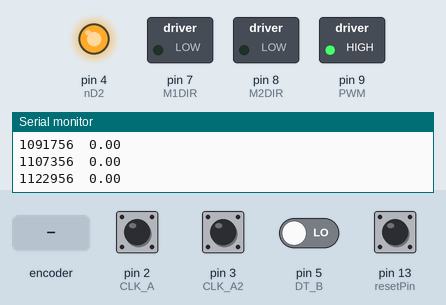
This sketch was run on a simulated Arduino Mega 2560, built with avr-gcc and run on an emulated ATmega2560. On the bench: switched loads named in the sketch (green lamp = pin HIGH), output pins drawn as LEDs (lit = HIGH), the last lines printed to the serial monitor. Inputs (shaded band) come from the test bench; at power-on: pin 2 (CLK_A), pin 3 (CLK_A2), pin 13 (resetPin) HIGH, pin 5 (DT_B) LOW.

Above: at 1.2 s.
1.3 s: rotary encoder on pin 2 (CLK_A) / pin 5 (DT_B) turned 3 steps (first pin leading)
At 1.63 s:
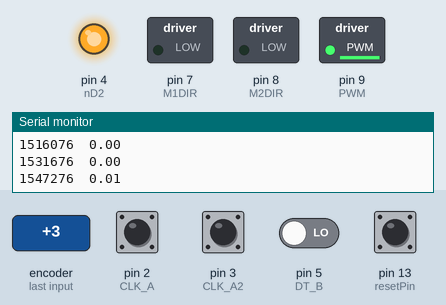
3.4 s: pin 13 (resetPin) pulled LOW for 0.15 s
At 4.7 s:
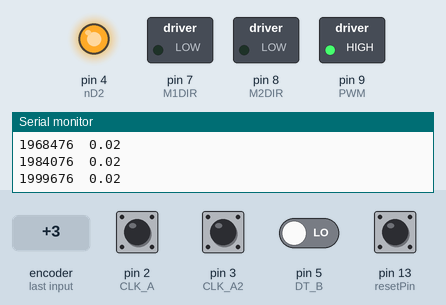
Timing chart, 0 to 6.4 s (numbered marks = the images above; inputs shaded):
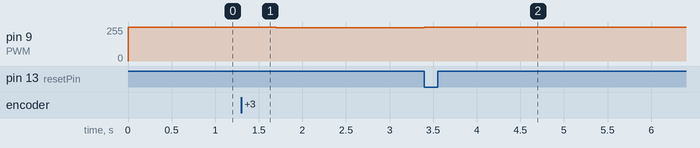

The sketch:

miniProjectStepResponseVsMatlabCLOSEDLOOP.ino
```cpp
//Team Super Awesome Mega Cool Mini Project
//2/26/2023

//include Wire.h and address for easy i2c communication between the arduino and pi
#include <Wire.h>
#define SLAVE_ADDRESS 0x04
//the arduino by default will use A4 and A5 for sending and recieving data.

//*****
//pin out definitions for where everything should be connected to.
//*****

//encoder pins for left (1) and right (2) encoders
#define CLK_A 2
#define DT_B 5

#define CLK_A2 3
#define DT_B2 6

//motor pins
#define PWM 9
#define M1DIR 7
#define M2DIR 8
#define nD2 4

//pin for a button that can reset the current motor position to be the starting zero position.
#define resetPin 13


//*****
//creates global variables that will be used in the future.
//*****

//global variables for left (1st) encoder
int count=0;
int A;
int B;
int Alast;
int Blast;
double velocityLeft=0;
unsigned long time1;
int deltaTimeLeft=0;
double thetaLeftNew=0;
double thetaLeftOld=0;

//global variables for right (2nd) encoder.
int count2=0;
int A_2;
int B_2;
int Alast2;
int Blast2;
double velocityRight=0;
unsigned long time2;
int deltaTimeRight=0;
double thetaRightNew=0;
double thetaRightOld=0;

//defines constant variables that will be used in the future.
double const radius=0.05;
double const b = 0.1;

//defines and sets starting positions for the robot.
double posX=0;
double posY=0;
double theta=0;

//setpoint that is read over i2c communcation that will tell the motor which position to move to. (will range from 1-4)
int setpoint = 0;


//*****
//transfer function values
//*****

float previousError = 0;
float integralError = 0;

//use previous micros starting at zero to serve as a starting point for the sample rate of the main program
int interval = 5000; //use as the sample rate (the amount of time that the program should wait between sampling values)

//use the encoder code to repeatedly calculate a value for the angular position of the wheels
double previousAngularPosition = 0;
double currentAngularPosition = 0;

//the targetAngularPosition will be changed via the Aruco camera to 0, pi/2, pi, or 3pi/2
double pi = 3.14159;
double targetAngularPosition = 1;

double angularVelocity = 0; //use the previous angularPosition and compare with the current angular position as well as the interval rate (time over which the position has changed)
//in order to determine the angularVelocity of the wheel

unsigned long previousmicros = 0;


void setup() {

  // Starts Serial to be able to print out and read encoder values
  Serial.begin(9600);

  // initialize i2c as slave
  Wire.begin(SLAVE_ADDRESS);

  //define callbacks for i2c communication
  Wire.onReceive(receiveData);
  Wire.onRequest(sendData);
  Serial.println("Ready!");


  //defines the different pins on the Arduino as inputs to read the values of the encoder.
  //pin for a button that can reset the current motor position to be the starting zero position.
  pinMode(resetPin, INPUT_PULLUP);

  //pinmode for both motor encoders
  pinMode(CLK_A, INPUT);
  pinMode(DT_B, INPUT);
  pinMode(CLK_A2, INPUT);
  pinMode(DT_B2, INPUT);

  //pinmode for the motor and motor shield
  pinMode(M1DIR, OUTPUT);
  pinMode(M2DIR, OUTPUT);
  pinMode(PWM, OUTPUT);
  pinMode(nD2, OUTPUT);

  //immediately set D2 to high to allow motor to be moved
  digitalWrite(nD2, HIGH);

  //defines Alast which will immediently be used in the loop for monitoring the count rotation state of the encoder.
  Alast = digitalRead(CLK_A);
  Alast2 = digitalRead(CLK_A2);

  //attachs the interrupt function
  //uses 0 or 1 for either the 2nd or 3rd pin interrupt, the function assossiacted with the interupt, and change in A.
  attachInterrupt(0,A_ISR , CHANGE);
  attachInterrupt(1,A_ISR2, CHANGE);

  //set the starting times to the current time
  time1=micros();
  time2=micros();

  //prints out the starting position values and time
  output();
  //delay(1000);
}


/// BEGIN MAIN


void loop() {
  //checks every loop to see if the button is reset to reset the count to 0.
  if(digitalRead(resetPin) == 0){
    count = 0;
  }
  //update the current time
  unsigned long currentmicros = micros();

  //using the given sampling rate only sample when the rate has occurred
  if (currentmicros - previousmicros >= interval) {


    //Constants for the controller (change to best fit the system)
    float const Kp = 1;
    float const Kd = 0;
    float const Ki = 0.5;

    //find the change in time in seconds
    float changeInTime = ((float)(currentmicros = previousmicros))/(1000000);
    previousmicros = currentmicros;

    //reads the current angular postion in radians
    currentAngularPosition = toRadians(count);

    //current ERROR (distance between desired pos and current pos)
    float error = targetAngularPosition - currentAngularPosition;

    //derivative of the error (not used or needed in this iteration)
    //float derivativeError = (error - previousError)/(changeInTime);

    //integral of the error
    integralError = integralError + error*changeInTime;

    //computation of the integral and derivative terms u(t) using the previously defined values
    float ut = Kp*error + Ki*integralError;

    //power the motor with speed and direction!
    //we want the PWM to be our control signal u(t), since PWM is always between 0 and 255 take the abs(ut);
    float pwr = fabs(ut * 255);
    //pwr cannot exceed 255
    if(pwr > 255)
      pwr = 255;
    //set an initial direction for the motor to move
    int dir = 1;
    //direction is forward (1) if ut > 0 and direction is backward/reverse if ut < 0
    if(ut < 0)
      dir= -1;

    //call the motor function and pass the direction the motor should move and the PWM power to be supplied
    powerMotor(dir, pwr);

    //current error becomes previous error as the loop finishes
    previousError = error;

    //outputs serveral values for debugging and simulation needs.
    if(micros() <= (2000000)){
      output();
    }
    //at the end of our sampling check to ensure that the duration we have spent taking our sample has not exceeded our actual sample rate
    //in the case that it has exceeded the sampling rate print an error
    if(currentmicros - previousmicros >= interval){
      Serial.print("ERROR: RUN TIME HAS EXCEEDED SAMPLING TIME");
    }

    //Serial.println("END SAMPLE PERIOD");
  }

}


//END MAIN


void A_ISR(){
  //This is the ISR function that triggers anytime that there is a change in A.

  //reads the current values of A and B
  A=digitalRead(CLK_A);
  B=digitalRead(DT_B);

  //checks whether the the encoder is moving clockwise or counter clockwise based on the current and past value of A and the current state of B.
  if(A != Alast){
    if(digitalRead(DT_B)!=A){
      count++;
    }else{
      count--;
    }
  }
  //updates the last value of A
  Alast=A;

}

void A_ISR2(){
  //This is the ISR function that triggers anytime that there is a change in A2.

  //reads the current values of A and B
  A_2=digitalRead(CLK_A2);
  B_2=digitalRead(DT_B2);

  //checks whether the the encoder is moving clockwise or counter clockwise based on the current and past value of A and the current state of B.
  if(A_2 != Alast2){
    if(digitalRead(DT_B2)!=A_2){
      count2++;
    }else{
      count2--;
    }
  }
  //updates the last value of A
  Alast2=A_2;

}

void output() {
  //grabs the new current theta position for each wheel in radians
  thetaLeftNew = toRadians(count);
  thetaRightNew = toRadians(count2);

  //Updates the left and right wheel velocities every time the output function is called, giving a good average velocity
  //Before doing this it checks to see if there is a time difference as not to produce an error or infinity value when dividing by 0
  if(micros()-time1 != 0)
  velocityLeft = radius * 1000000.0*(thetaLeftNew - thetaLeftOld)/(micros()-time1);

  if(micros()-time2 != 0)
  velocityRight = radius * 1000000.0*(thetaRightNew - thetaRightOld)/(micros()-time2);

  //updates the last time the output was called and the moves the newly read theta value into the old theta value
  time1 = micros();
  time2 = micros();
  thetaLeftOld = thetaLeftNew;
  thetaRightOld = thetaRightNew;

  //calculates the X, Y, and phi positions using the given equations
  posX = posX + cos(theta)*(velocityLeft + velocityRight)/2.0;
  posY = posY + sin(theta)*(velocityLeft + velocityRight)/2.0;
  theta = theta + ( 1/b*(velocityLeft - velocityRight) );

  //prints out all the associated values to the terminal
  Serial.print( micros() );
  Serial.print("\t");
  /*Serial.print(velocityRight,2);
  Serial.print("\t");
  Serial.print(posX,3);
  Serial.print("\t");
  Serial.print(posY,3);
  Serial.print("\t");
  Serial.print(theta,3);
  Serial.print("\t");*/
  //Serial.println(count2);
  //Serial.print("\t");
  Serial.print(toRadians(count));
  Serial.print("\t");
  Serial.println();

}

double toRadians(int count){
  return count*2*PI/1600.0;
}

//used to apply power and direction to a dc motor connected to the arduino
void powerMotor(int direction, int setPWM){

  //use analog write to set the PWM value of the motor
  analogWrite(PWM, setPWM);

  //now based off the direction input (1 for forward !1 for backward) apply the voltage to the motor
  if(direction == 1){
    //motor moves wheel forward
    digitalWrite(M1DIR, LOW);
  }
  else if(direction == -1){
    //motor moves wheel backward
    digitalWrite(M1DIR, HIGH);
  }

}

//function to recieve data from pi
void receiveData(int byteCount) {
  setpoint = int(Wire.read()); //reading setpoint from pi
  setpoint = int(setpoint - '0');
}

// callback for sending data
void sendData(){
  byte low = byte(count); //giving variable low first 8 bits to send
  byte high = byte(count >> 8); //giving variable high second 8 bits
  Wire.write(high); //sends high 8 bits
  Wire.write(low); //sends low 8 bits
}
```

Measured:
- after the input at 1.3 s, pin 9 (PWM): 255/255 → 253/255 after 0.20 s, → 252/255 0.06 s later, → 251/255 0.14 s later, → 250/255 0.06 s later
- after the input at 3.4 s, pin 9 (PWM): 250/255 → 255/255 at once
